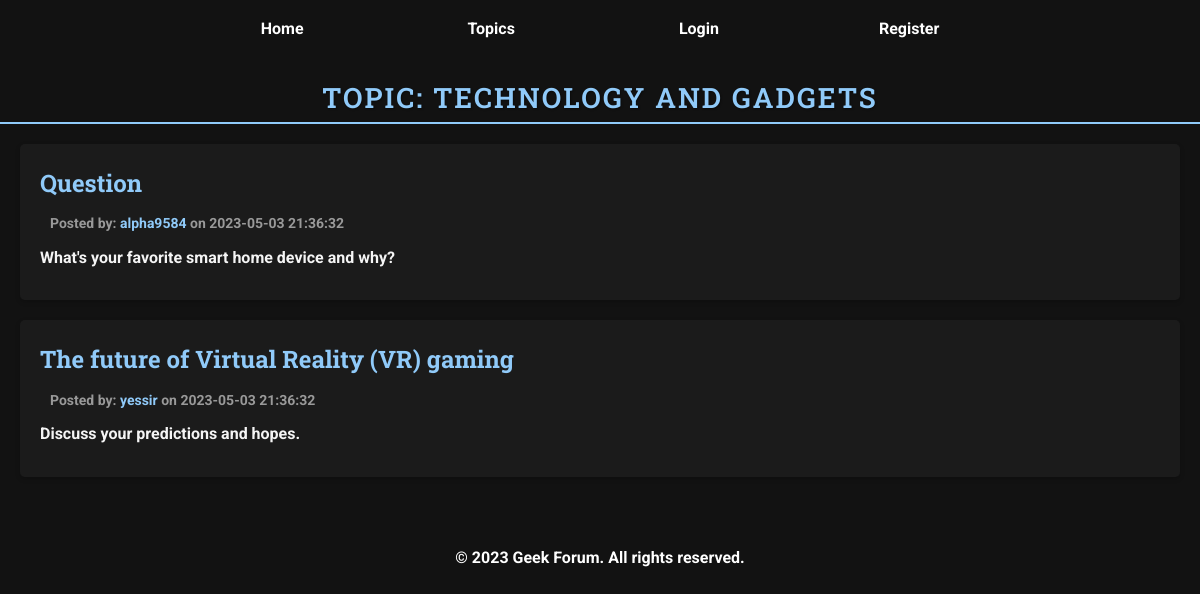
Screenshot of /topic_posts.php?id_topic=6 with the database file from the repository.
### tables this page shows
CREATE TABLE `topics` (
  `id` int(11) NOT NULL,
  `title` varchar(256) NOT NULL,
  `description` varchar(256) NOT NULL
);

CREATE TABLE `posts` (
  `idp` int(11) NOT NULL,
  `under` int(11) DEFAULT NULL,
  `id` int(11) NOT NULL,
  `username` varchar(50) NOT NULL,
  `title` varchar(256) DEFAULT NULL,
  `content` varchar(256) NOT NULL,
  `created_at` datetime NOT NULL DEFAULT current_timestamp(),
  `id_topic` int(11) DEFAULT NULL
);

### topic_posts.php (the view, shortened to what this page needs)
<?php
    require 'db.php';
    $id_topic = isset($_GET['id_topic']) ? (int)$_GET['id_topic'] : 0;
    $topic_sql = "SELECT * FROM topics WHERE id = {$id_topic}";
    $topic_result = $conn->query($topic_sql);
    $topic = $topic_result->fetch_assoc();
    $posts_sql = "SELECT * FROM posts WHERE id_topic = {$id_topic} ORDER BY created_at DESC";
    $posts_result = $conn->query($posts_sql);
?>
<!DOCTYPE html>
<html lang="en">
<head>
    <link rel="stylesheet" href="style.css">
</head>
<body>
    <?php require 'header.php'; ?>
    <h2 class="title">Topic: <?php echo htmlspecialchars($topic['title'])?></h2>
    <?php if ($posts_result->num_rows > 0):
        while ($post = $posts_result->fetch_assoc()):?>
            <article class='post'>
                <header class="post-header">
                    <h2 class="post-title"><a href="post/<?php echo htmlspecialchars($post['idp'])?>"><?php echo htmlspecialchars($post['title'])?></a></h2>
                    <p class="post-meta">Posted by: <a href="user/<?php echo htmlspecialchars($post['id'])?>"><?php echo htmlspecialchars($post['username'])?></a> on <?php echo htmlspecialchars($post['created_at'])?></p>
                </header>
                <p class="post-content"><?php echo htmlspecialchars($post['content'])?></p>
            </article>
        <?php endwhile; else: ?>
        <p>No posts found for this topic.</p>
    <?php endif;?>
</body>
<?php include("footer.php"); ?>
</html>

### style.css (style rules this page uses)
* { margin: 0; padding: 0; box-sizing: border-box; }
html { height: 100%; }
body { font-family: 'Roboto', sans-serif; background-color: #121212; font-weight: bold; line-height: 1.6; color: #f5f5f5; display: flex; flex-direction: column; min-height: 100%; min-width: 800px; overflow-x: auto; overflow-y: auto; background-image: url('.resources/background.jpg'); background-position: center; background-repeat: no-repeat; background-size: cover; background-attachment: fixed; }
body, h1, h2, h3, h4, h5, h6, p, ul, li { margin: 0; padding: 0; }
a { text-decoration: none; color: #90caf9; }
.post { background-color: rgba(30, 30, 30, 0.8); border-radius: 5px; box-shadow: 0 2px 5px rgba(0, 0, 0, 0.2); margin-bottom: 20px; margin-left: 20px; margin-right: 20px; padding: 20px; }
.post-title { font-family: 'Roboto Slab', serif; font-size: 24px; margin-bottom: 10px; }
.post-meta { color: #999; font-size: 14px; margin: 0px 10px 10px 10px; }
.post-content { margin-bottom: 10px; }
.title { margin-top:20px; font-family: 'Roboto Slab', serif; font-size: 28px; font-weight: 600; text-transform: uppercase; letter-spacing: 2px; line-height: 1.4; color: #90caf9; text-shadow: 1px 1px 2px rgba(0, 0, 0, 0.4); border-bottom: 2px solid #90caf9; padding-bottom: 5px; margin-bottom: 20px; text-align: center; }

### rows the page displays
topics: title "TECHNOLOGY AND GADGETS"
posts: title "Question", username "alpha9584", created_at "2023-05-03 21:36:32", content "What's your favorite smart home device and why?"
posts: title "The future of Virtual Reality (VR) gaming", username "yessir", created_at "2023-05-03 21:36:32", content "Discuss your predictions and hopes."
